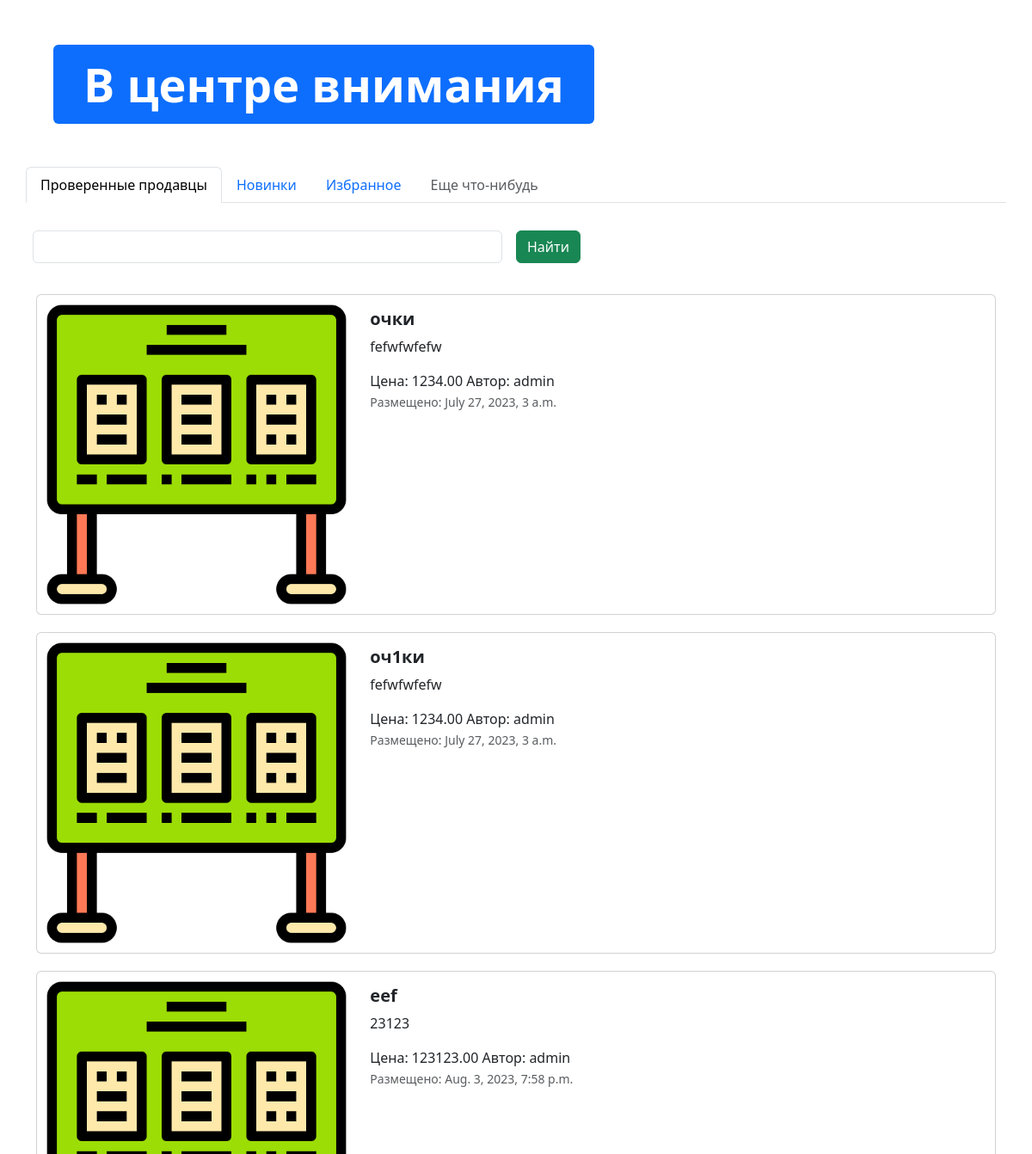
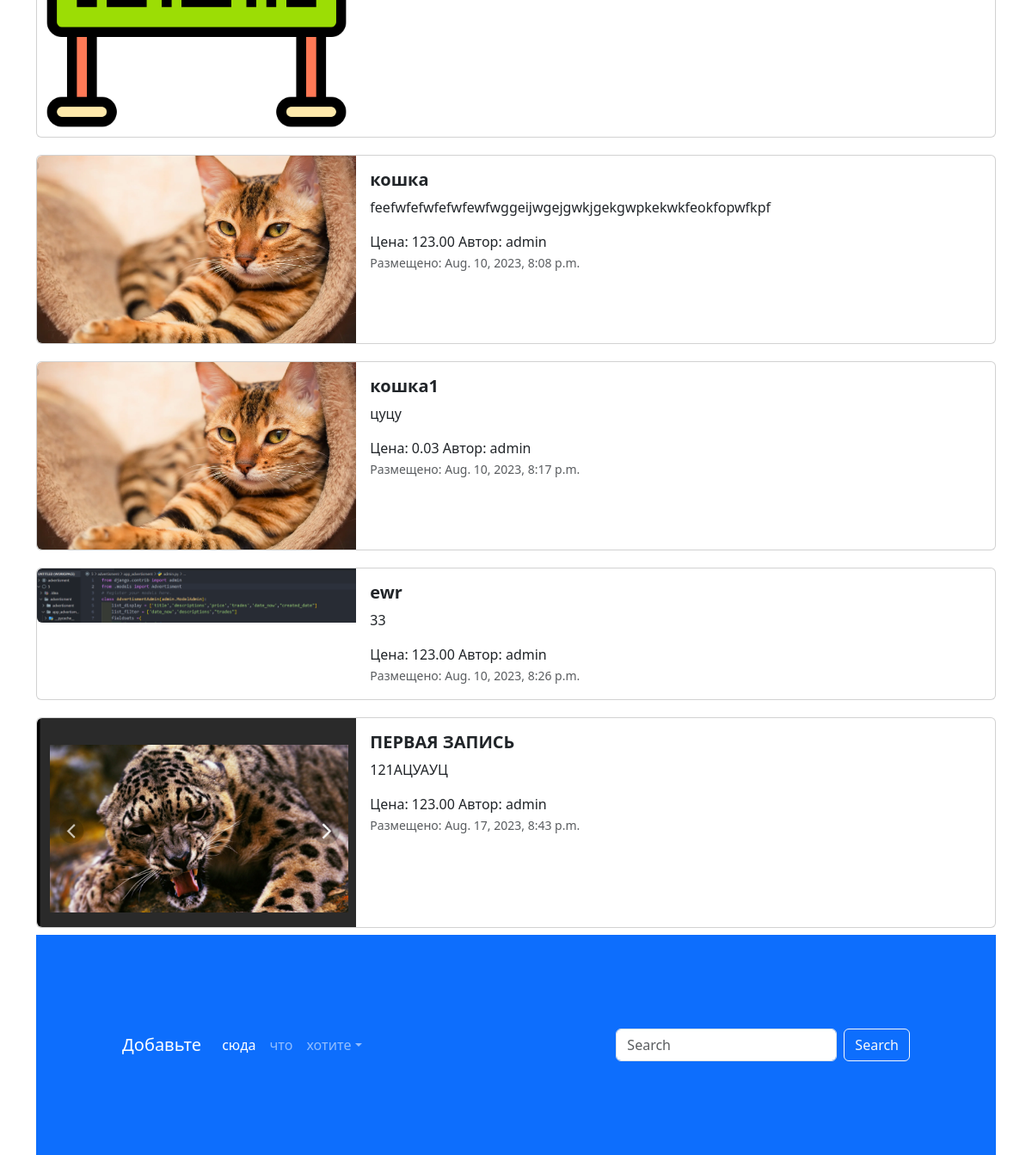
/advertisment/ (lower part), run on an earlier commit of the app's database (2 pictures, top to bottom).
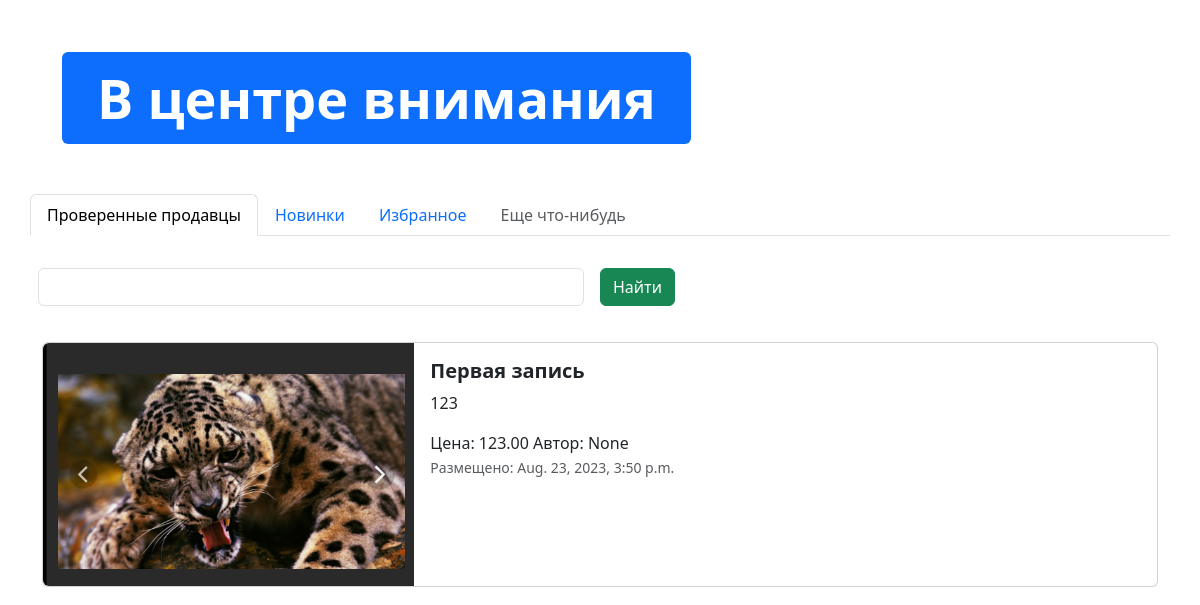
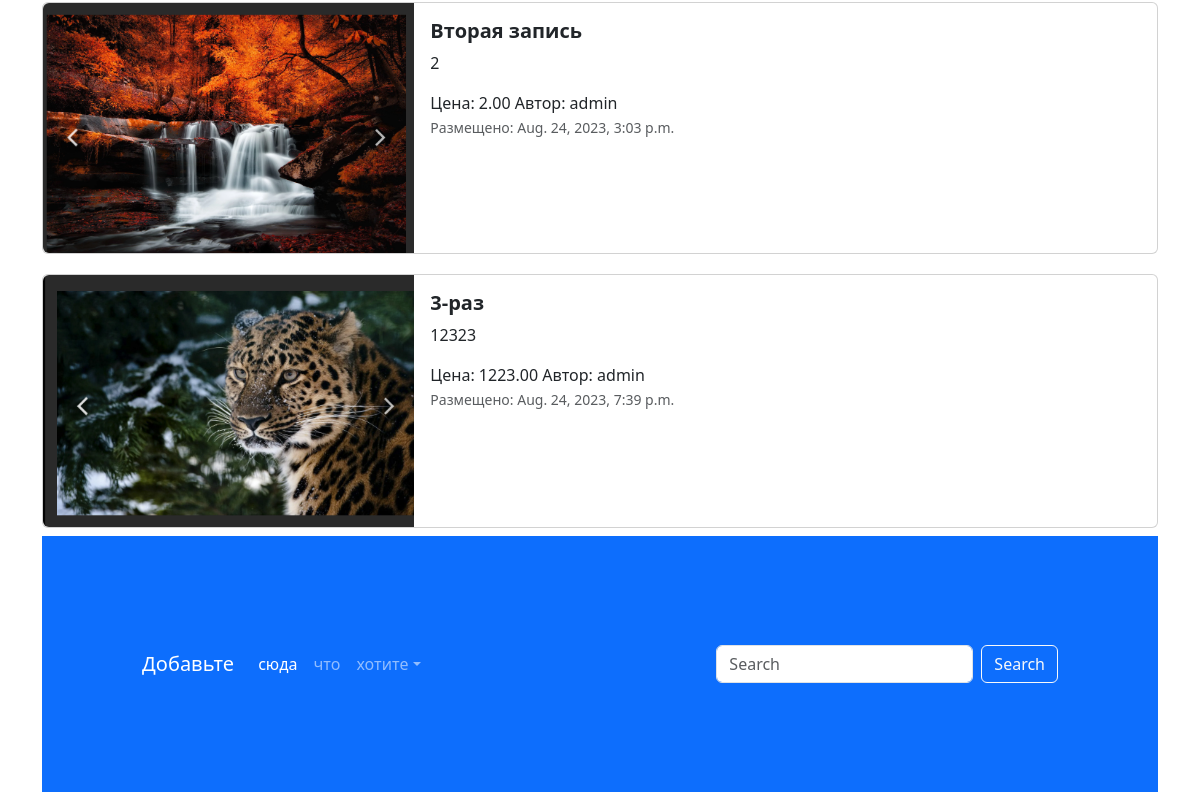
And on a later commit of the database (2 pictures, top to bottom).
### app_advertisment/models.py (models this page shows, shortened)
class Advertisment(models.Model):
    title = models.CharField("название",max_length=120)
    descriptions = models.TextField("описание")
    price = models.DecimalField("цена",max_digits=9, decimal_places=2)
    trades = models.BooleanField("Торг",help_text="Если хотим торговаться")
    date_now = models.DateTimeField("Создание дата",auto_now_add= True)
    date_update = models.DateTimeField("Обновление дата", auto_now= True)
    image = models.ImageField("Картинка",upload_to='advertisments/')
    user = models.ForeignKey(User,on_delete=models.CASCADE,null=True)
    class Meta:
        db_table = "Advertisment"

### app_advertisment/views.py (the view)
# urls.py: path('',index,name='/'),
def index(request):
    advertisement = Advertisment.objects.all()
    context = {'advertisement':advertisement}
    return render(request,'advertisments/index.html',context=context)

### templates/advertisments/index.html (shortened to what this page needs)
{% extends 'base.html' %}
{% load static %}
  {% block content %}
  <div class="container" style="margin: 50px;">
    <div class="display-2">
      <span class="badge bg-primary">В центре внимания</span>
    </div>
  </div>
  <div class="container">
    <div class="row">
      <ul class="nav nav-tabs bg-white">
        <li class="nav-item">
          <a class="nav-link active" aria-current="page" href="#">Проверенные продавцы</a>
        </li>
        <li class="nav-item">
          <a class="nav-link" href="#">Новинки</a>
        </li>
        <li class="nav-item">
          <a class="nav-link" href="#">Избранное</a>
        </li>
        <li class="nav-item">
          <a class="nav-link disabled" href="#" tabindex="-1" aria-disabled="true">Еще что-нибудь</a>
        </li>
      </ul>
      <form class="row g-3">
        <div class="col-auto w-50">
          <input type="text" class="form-control">
        </div>
        <div class="col-auto">
          <button type="submit" class="btn btn-success mb-3">Найти</button>
        </div>
      </form>
    </div>
    {% for adv in advertisement %}
    <div class="col">
      <div class="card mb-2" style="max-width: 1200px; margin-top: 20px;">
        <div class="row g-0">
          <div class="col-md-4">
            <a href="advertisement.html" class="nav-link">
              <img src="{% if adv.image %} {{ adv.image.url }}  {% else %} {% static 'img/adv.png' %}  {% endif %}" class="img-fluid rounded-start" alt="Card title">
            </a>
          </div>
          <div class="col-md-8">
            <div class="card-body">
              <h5 class="card-title">
                <a href="advertisement.html" class="nav-link"><strong>{{ adv.title }}</strong></a>
              </h5>
              <a href="advertisement.html" class="nav-link">
                <p class="card-text">
                    {{ adv.descriptions }}
                </p>
                <span>Цена: {{adv.price}} </span>
                <span>Автор: {{ adv.user }}</span>
                <p class="card-text"><small class="text-muted">Размещено: {{adv.date_now}}</small></p>
              </a>
            </div>
          </div>
        </div>
      </div>
    </div>
    {% endfor %}
  <footer style="padding: 100px;" class="bg-primary">
    <nav class="navbar navbar-expand-sm navbar-dark">
      <a class="navbar-brand" href="#">Добавьте</a>
      <div class="collapse navbar-collapse" id="collapsibleNavId">
        <ul class="navbar-nav me-auto mt-2 mt-lg-0">
          <li class="nav-item">
            <a class="nav-link active" href="#" aria-current="page">сюда</a>
          </li>
          <li class="nav-item">
            <a class="nav-link" href="#">что</a>
          </li>
          <li class="nav-item dropdown">
            <a class="nav-link dropdown-toggle" href="#" id="dropdownId" data-bs-toggle="dropdown" aria-haspopup="true"
               aria-expanded="false">хотите</a>
          </li>
        </ul>
        <form class="d-flex my-2 my-lg-0">
          <input class="form-control me-sm-2" type="text" placeholder="Search">
          <button class="btn btn-outline-light my-2 my-sm-0" type="submit">Search</button>
        </form>
      </div>
    </nav>
  </footer>
  {% endblock %}

### templates/base.html (shortened to what this page needs)
{% load static %}
<!DOCTYPE html>
<html lang="en">
<head>
  <link href="{% static 'css/bootstrap.min.css' %}" rel="stylesheet">
  <link rel="stylesheet" href="{% static 'css/fontello.css' %}">
</head>
<body>
{% block content %}
{% endblock %}
</body>
</html>

What changed in the data, as far as the page shows it:
removed Advertisment: title "очки", descriptions "fefwfwfefw", price "1234.00", user "admin", date_now "July 27, 2023, 3 a.m."
removed Advertisment: image (picture), title "кошка", descriptions "feefwfefwfefwfewfwggeijwgejgwkjgekgwpkekwkfeokfopwfkpf", price "123.00", user "admin", date_now "Aug. 10, 2023, 8:08 p.m."
removed Advertisment: image (picture), title "кошка1", descriptions "цуцу", price "0.03", user "admin", date_now "Aug. 10, 2023, 8:17 p.m."
removed Advertisment: image (picture), title "ewr", descriptions "33", price "123.00", user "admin", date_now "Aug. 10, 2023, 8:26 p.m."
removed Advertisment: image (picture), title "ПЕРВАЯ ЗАПИСЬ", descriptions "121АЦУАУЦ", price "123.00", user "admin", date_now "Aug. 17, 2023, 8:43 p.m."
added Advertisment: image (picture), title "Первая запись", descriptions "123", price "123.00", user "None", date_now "Aug. 23, 2023, 3:50 p.m."
changed Advertisment: image: picture added in place of a placeholder; title "оч1ки" → "Вторая запись"; descriptions "fefwfwfefw" → "2"; price "1234.00" → "2.00"; date_now "July 27, 2023, 3 a.m." → "Aug. 24, 2023, 3:03 p.m."
changed Advertisment: image: picture added in place of a placeholder; title "eef" → "3-раз"; descriptions "23123" → "12323"; price "123123.00" → "1223.00"; date_now "Aug. 3, 2023, 7:58 p.m." → "Aug. 24, 2023, 7:39 p.m."
